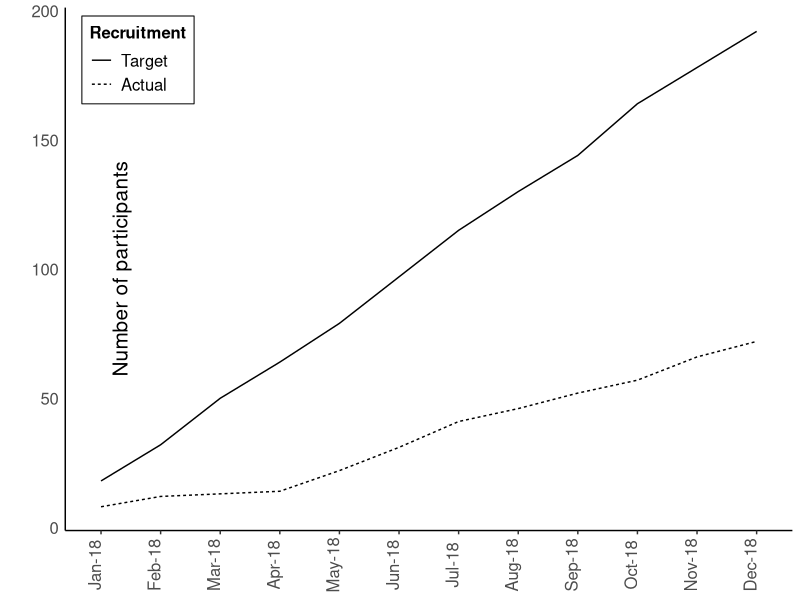
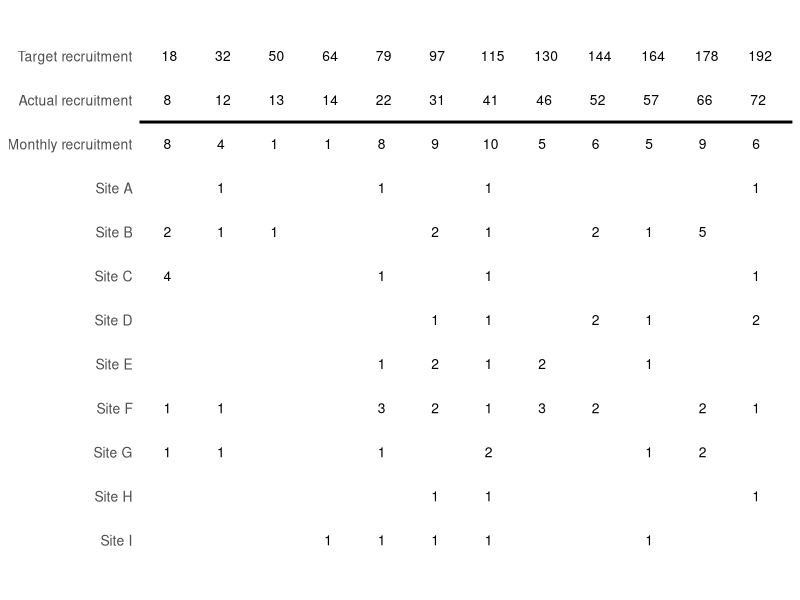
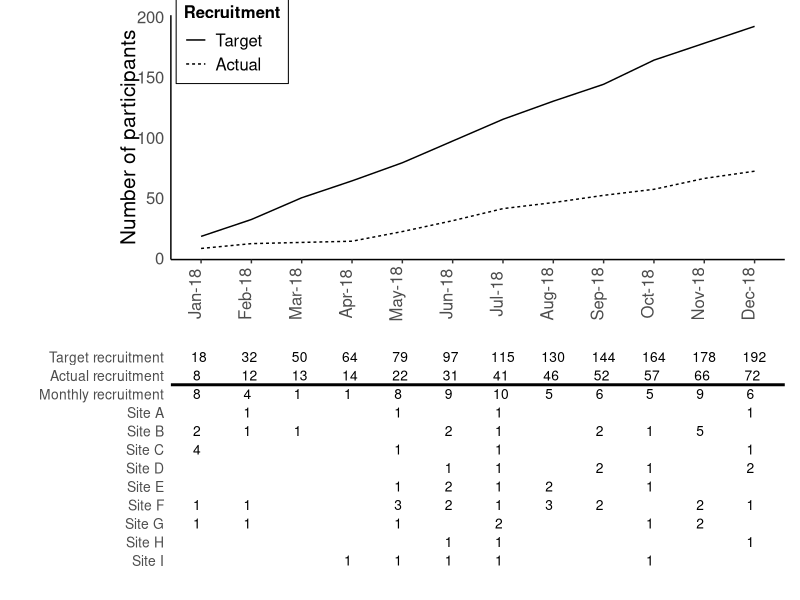
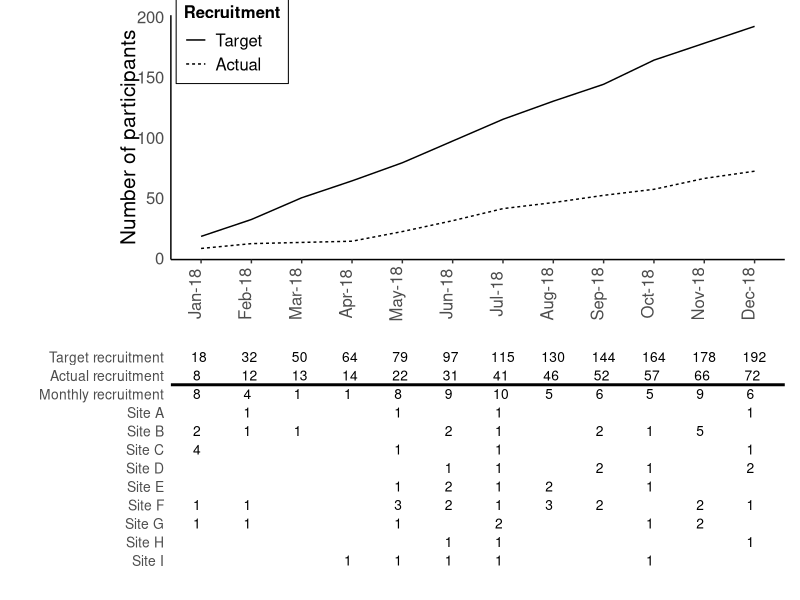

Write the R code that produced these figures, in order.
library(ggplot2)
library(dplyr)
library(patchwork)

# Load recruitment total CSV
rc_total <- read.csv("recruitmenttotal.csv", header=T)

# Load recruitment site CSV
rc_site <- read.csv("recruitmentsite.csv", header=T)

# create ordered vector of dates
ordered_dates <- c("Jan-18",
                   "Feb-18",
                   "Mar-18",
                   "Apr-18",
                  "May-18",
                   "Jun-18",
                   "Jul-18",
                   "Aug-18",
                   "Sep-18",
                   "Oct-18",
                  "Nov-18",
                   "Dec-18") 

# Update the dataframes to follow the specific date order
rc_total$date <- ordered(rc_total$date, levels = ordered_dates)
rc_site$date <- ordered(rc_site$date, levels = ordered_dates)

# Create the recruitment graph
p1 <- rc_total %>% 
  group_by(type) %>% 
  mutate(cumn = cumsum(n)) %>% 
  ggplot(aes(x = date, y = cumn, group = factor(type), linetype=factor(type))) + 
  geom_line() +
  theme_classic() +
  ylab("Number of participants") + 
  labs(linetype = "Recruitment") +
  scale_y_continuous(labels = c(0,50, 100,150,200), breaks = c(0,50, 100,150,200)) +
  scale_linetype_discrete(breaks = c("Expected","Observed"), labels = c("Target","Actual")) + 
  theme(legend.position = c(0.1, 0.9),
        axis.text.x = element_text(angle = 90, size=12, vjust=-0.01),
        axis.text.y = element_text(size=12),
        axis.ticks.y = element_blank(),
        axis.title.x = element_blank(),
        axis.title.y = element_text(size=15, vjust=-20),
        legend.text = element_text(size=12),
        legend.title = element_text(size=12, face="bold"),
        legend.background = element_blank(),
        legend.box.background = element_rect(colour = "black"))
p1

# Set the order of the sites, starting from Target recruitment
site_levels = c("Target recruitment",
                "Actual recruitment",
                "Monthly recruitment",
               "Site A",
               "Site B",
               "Site C",
               "Site D",
               "Site E",
               "Site F",
               "Site G",
               "Site H",
               "Site I")

# Graph for recruitment numbers table
# na.encode = F is to make prevent missing entries from appearing as 0
data_table <- ggplot(rc_site, aes(x = date, y = factor(type), label = format(as.character(n), nsmall = 2, na.encode = F))) +
  geom_text(size = 3.5) + theme_bw() +
  theme(legend.position = "none") +
  theme(plot.margin = unit(c(-0.5,1, 0, 0.5), "lines")) + xlab(NULL) + ylab(NULL) + theme_classic() + 
  theme(legend.position = "none", axis.ticks = element_blank(), axis.text.x = element_blank()) +
  scale_y_discrete(limits = rev(site_levels), expand=c(0.1,0)) + # necessary to apply rev() function or else Site I will be on top
  geom_hline(yintercept=10.5, size=1) +
  theme(axis.line = element_blank(),
        axis.text.y = element_text(size=10))


data_table

# patchwork stitches p1 on top of data_table
recruitmentplot <- (p1 / data_table)

recruitmentplot

# Save your graph
# Remmeber to change the name of the output file and the output directory!
ggsave("YOUR_PLOT_NAME.jpeg", 
       recruitmentplot, 
       device="jpeg",
       path="ENTER/FILE/OUTPUT/PATH",
       dpi=300,
       width=250,
       height = 300,
       units="mm")
